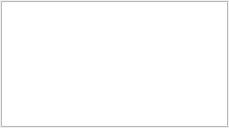
<?xml version="1.0" encoding="UTF-8"?>
<ui version="4.0">
 <class>TableViewPanel</class>
 <widget class="QWidget" name="TableViewPanel">
  <property name="geometry">
   <rect>
    <x>0</x>
    <y>0</y>
    <width>229</width>
    <height>128</height>
   </rect>
  </property>
  <property name="sizePolicy">
   <sizepolicy hsizetype="Ignored" vsizetype="Ignored">
    <horstretch>0</horstretch>
    <verstretch>0</verstretch>
   </sizepolicy>
  </property>
  <property name="windowTitle">
   <string>Table View</string>
  </property>
  <layout class="QVBoxLayout">
   <property name="spacing">
    <number>3</number>
   </property>
   <property name="margin">
    <number>1</number>
   </property>
   <item>
    <widget class="QTableWidget" name="tableView">
     <property name="editTriggers">
      <set>QAbstractItemView::NoEditTriggers</set>
     </property>
     <property name="alternatingRowColors">
      <bool>false</bool>
     </property>
     <property name="selectionMode">
      <enum>QAbstractItemView::ExtendedSelection</enum>
     </property>
    </widget>
   </item>
  </layout>
  <action name="ui_filterAction">
   <property name="checkable">
    <bool>true</bool>
   </property>
   <property name="icon">
    <iconset>
     <normaloff>:/filterIcon</normaloff>:/filterIcon</iconset>
   </property>
   <property name="text">
    <string>Filter</string>
   </property>
  </action>
  <action name="ui_geometryAction">
   <property name="checkable">
    <bool>true</bool>
   </property>
   <property name="icon">
    <iconset>
     <normaloff>:/geometryIcon</normaloff>:/geometryIcon</iconset>
   </property>
   <property name="text">
    <string>Geometry</string>
   </property>
   <property name="iconText">
    <string>Geometry</string>
   </property>
   <property name="toolTip">
    <string>Geometry</string>
   </property>
  </action>
  <action name="ui_materialsAction">
   <property name="checkable">
    <bool>true</bool>
   </property>
   <property name="icon">
    <iconset>
     <normaloff>:/materialsIcon</normaloff>:/materialsIcon</iconset>
   </property>
   <property name="text">
    <string>Materials</string>
   </property>
  </action>
  <action name="ui_camerasAction">
   <property name="checkable">
    <bool>true</bool>
   </property>
   <property name="icon">
    <iconset>
     <normaloff>:/cameraIcon</normaloff>:/cameraIcon</iconset>
   </property>
   <property name="text">
    <string>Cameras</string>
   </property>
  </action>
  <action name="ui_lightsAction">
   <property name="checkable">
    <bool>true</bool>
   </property>
   <property name="icon">
    <iconset>
     <normaloff>:/lightsIcon</normaloff>:/lightsIcon</iconset>
   </property>
   <property name="text">
    <string>Lights</string>
   </property>
  </action>
  <action name="ui_imagesAction">
   <property name="checkable">
    <bool>true</bool>
   </property>
   <property name="icon">
    <iconset>
     <normaloff>:/imagesIcon</normaloff>:/imagesIcon</iconset>
   </property>
   <property name="text">
    <string>Images</string>
   </property>
   <property name="iconText">
    <string>Images</string>
   </property>
   <property name="toolTip">
    <string>Images</string>
   </property>
  </action>
  <action name="ui_resetFilterAction">
   <property name="enabled">
    <bool>false</bool>
   </property>
   <property name="icon">
    <iconset>
     <normaloff>:/resetFilterIcon</normaloff>:/resetFilterIcon</iconset>
   </property>
   <property name="text">
    <string>Reset Filter</string>
   </property>
  </action>
 </widget>
 <resources>
  <include location="../main.qrc"/>
 </resources>
 <connections/>
</ui>
